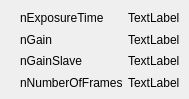
        <widget class="QWidget" name="Advanced">
         <widget class="QWidget" name="gridLayoutWidget_3">
          <property name="geometry">
           <rect>
            <x>20</x>
            <y>10</y>
            <width>160</width>
            <height>80</height>
           </rect>
          </property>
          <layout class="QGridLayout" name="gridLayout_3">
           <item row="0" column="0">
            <widget class="QLabel" name="nExposureTime">
             <property name="text">
              <string>nExposureTime</string>
             </property>
            </widget>
           </item>
           <item row="1" column="1">
            <widget class="QLabel" name="nGainAct">
             <property name="text">
              <string>TextLabel</string>
             </property>
            </widget>
           </item>
           <item row="1" column="0">
            <widget class="QLabel" name="nGain">
             <property name="text">
              <string>nGain</string>
             </property>
            </widget>
           </item>
           <item row="0" column="1">
            <widget class="QLabel" name="nExposureTimeAct">
             <property name="text">
              <string>TextLabel</string>
             </property>
            </widget>
           </item>
           <item row="2" column="0">
            <widget class="QLabel" name="nGainSlave">
             <property name="text">
              <string>nGainSlave</string>
             </property>
            </widget>
           </item>
           <item row="3" column="0">
            <widget class="QLabel" name="nNumberOfFrames">
             <property name="text">
              <string>nNumberOfFrames</string>
             </property>
            </widget>
           </item>
           <item row="2" column="1">
            <widget class="QLabel" name="nGainSlaveAct">
             <property name="text">
              <string>TextLabel</string>
             </property>
            </widget>
           </item>
           <item row="3" column="1">
            <widget class="QLabel" name="nNumberOfFramesAct">
             <property name="text">
              <string>TextLabel</string>
             </property>
            </widget>
           </item>
          </layout>
         </widget>
        </widget>
